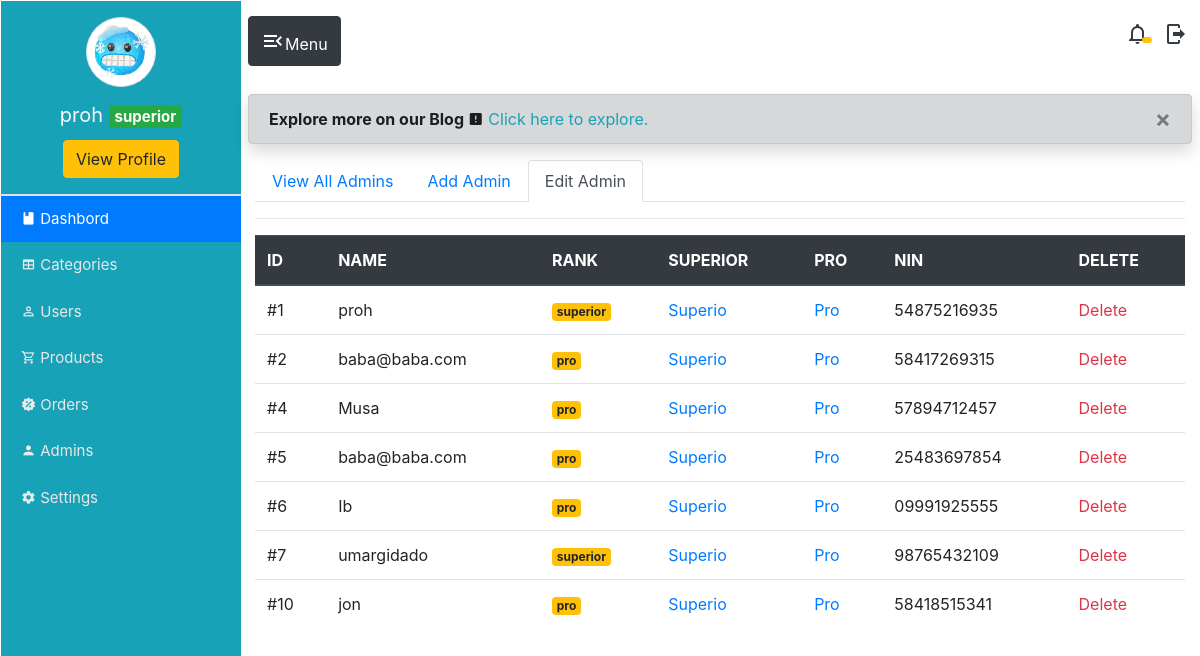
Page /admin/edit_admin.php (signed in) on the committed database.
### tables this page shows
CREATE TABLE `admin_list` (
  `admin_id` int(255) NOT NULL,
  `admin_name` varchar(255) NOT NULL,
  `admin_email` varchar(255) NOT NULL,
  `admin_image` text NOT NULL,
  `admin_rank` varchar(255) NOT NULL,
  `admin_phone` varchar(255) NOT NULL,
  `admin_password` varchar(22) NOT NULL,
  `admin_nin` varchar(11) NOT NULL
);

### admin/edit_admin.php (the view, shortened to what this page needs)
<?php include "includes/admin_header.php";
include "../includes/db.php";
?>
<?php include "includes/navigation.php" ?>
<div class="main">
    <div class="shadow alert alert-dark alert-dismissible fade show mx-2 my-2">
        <button type="button" class="close" data-dismiss="alert">&times;</button>
        <strong>Explore more on our Blog <span class="mdi mdi-alert-box"></span></strong>
        <a href="" class="text-info" style="text-decoration: none;">Click here to explore.</a>
    </div>
    <?php
    if (isset($_SESSION['admin_id'])) {
        $admin_id = $_SESSION['admin_id'];
        $query = "SELECT * FROM admin_list";
        $select_all_admins = mysqli_query($connection, $query);
    ?>
        <div class="container my-3">
            <ul class="nav nav-tabs">
                <li class="nav-item"><a href='admin.php' class='nav-link'>View All Admins</a>
                </li>
                <?php
                $rank_query = "SELECT * FROM admin_list WHERE admin_id = $admin_id";
                $select_all_admins_rank = mysqli_query($connection, $rank_query);
                while ($row = mysqli_fetch_assoc($select_all_admins_rank)) {
                    $admin_rank = $row['admin_rank'];
                    if ($admin_rank == 'superior') {
                        echo "<li class='nav-item'>
                            <a href='add_admin.php' class='nav-link'>Add Admin</a>
                        </li>";
                        echo "<li class='nav-item'>
                            <a href='edit_admin.php' class='nav-link active'>Edit Admin</a>
                        </li>";
                    } elseif ($admin_rank == 'pro') {
                        echo " ";
                    }
                }
                ?>
            </ul>
            <hr>
            <table class="table table-hover">
                <thead class="thead-dark text-light">
                    <th>ID</th>
                    <th>NAME</th>
                    <th>RANK</th>
                    <th>SUPERIOR</th>
                    <th>PRO</th>
                    <th>NIN</th>
                    <th>DELETE</th>
                </thead>
                <tbody>
                    <?php
                    while ($row = mysqli_fetch_assoc($select_all_admins)) {
                        $admin_id = $row['admin_id'];
                        $admin_name = $row['admin_name'];
                        $admin_rank = $row['admin_rank'];
                        $admin_nin = $row['admin_nin'];
                        echo "<tr>";
                        echo "<td>#$admin_id</td>";
                        echo "<td>$admin_name</td>";
                        echo "<td><span class='badge badge-warning'>$admin_rank</span></td>";
                        echo "<td><a href='edit_admin.php?admin_superior={$admin_id}'>Superio</a></td>";
                        echo "<td><a href='edit_admin.php?admin_pro={$admin_id}'>Pro</a></td>";
                        echo "<td>$admin_nin</td>";
                        echo "<td><a href='edit_admin.php?admin_delete={$admin_id}' class='text-danger'>Delete</a></td>";
                        echo "</tr>";
                    }
                    ?>
                </tbody>
            </table>
        </div>
    <?php
    }
    ?>
</div>
<?php include "includes/admin_footer.php" ?>

### admin/includes/navigation.php (shortened to what this page needs)
<div class="sidenav bg-info">
    <div class="topnav">
        <?php
        if (isset($_SESSION['admin_id'])) {
            $admin_id = $_SESSION['admin_id'];
            $query = "SELECT * FROM admin_list WHERE admin_id = {$admin_id}";
            $select_admin_query = mysqli_query($connection, $query);
            while ($row = mysqli_fetch_assoc($select_admin_query)) {
                $admin_name = $row['admin_name'];
                $admin_rank = $row['admin_rank'];
                $admin_image = $row['admin_image'];
                echo "<img src='../image/$admin_image' alt='Profile image' class='img img-thumbnail rounded-circle mx-auto mt-3' width=''>";
        ?>
                <h5 class="text-center font-weight-normal mx-auto mt-3 text-light">
                    <?php
                    echo $admin_name;
                    ?>
                    <span class="badge badge-success"><?php
                                                        echo $admin_rank;
                                                        ?>
                    </span>
                </h5>
                <?php
                echo "<a href='view_profile.php?u_id={$admin_id}' class='btn btn-warning mx-auto mt-1 '>View Profile</a>";
                ?>
    </div>
    <hr class="border">
    <div class="navmain mt-n3">
        <ul class="list-group list-group-flush">
            <a href="admin_dashboard.php" class="navlink">
                <li class="navlist list-group-item active">
                    <span class="mdi mdi-book"></span> Dashbord
                </li>
            </a>
            <a href="./categories.php" class="navlink">
                <li class="navlist list-group-item">
                    <span class="mdi mdi-table"></span> Categories
                </li>
            </a>
            <a href="./users.php" class="navlink">
                <li class="navlist list-group-item">
                    <span class="mdi mdi-account-outline"></span>
                    Users
                </li>
            </a>
            <a href="./products.php" class="navlink">
                <li class="navlist list-group-item">
                    <span class="mdi mdi-cart-outline"></span>
                    Products
                </li>
            </a>
            <a href="./orders.php" class="navlink">
                <li class="navlist list-group-item">
                    <span class="mdi mdi-sale"></span> Orders
                </li>
            </a>
            <a href="./admin.php" class="navlink">
                <li class="navlist list-group-item">
                    <span class="mdi mdi-account"></span> Admins
                </li>
            </a>
            <?php
                echo "<a href='settings.php?u_id={$admin_id}' class='navlink'>
                <li class='navlist list-group-item'>
                    <span class='mdi mdi-cog'></span> Settings
                </li>
            </a>";
            ?>
        </ul>
    </div>
</div>
<?php
            }
        }
?>

### admin/css/style.css (style rules this page uses)
.sidenav { width: 20%; margin: 1px; position: absolute; height: 100vh; position: fixed; }
.topnav { text-align: center; justify-content: center; display: grid; }
.img { border-radius: 90%!important; height: 70px; width: 70px }
.navmain { justify-content: center; }
.navlist { list-style-type: none; color: rgb(233, 233, 233); font-size: 15px; background-color: transparent; }
.main { width: 80%; float: right; position: relative; }
.nav-item { justify-content: space-around; list-style-type: none; }

### rows in the picture
admin_list: admin_image (picture), admin_name "proh", admin_rank "superior", shows "Add Admin", admin_id "1", admin_nin "54875216935"
admin_list: admin_id "2", admin_name "baba@baba.com", admin_rank "pro", admin_nin "58417269315"
admin_list: admin_id "4", admin_name "Musa", admin_rank "pro", admin_nin "57894712457"
admin_list: admin_id "5", admin_name "baba@baba.com", admin_rank "pro", admin_nin "25483697854"
admin_list: admin_id "6", admin_name "Ib", admin_rank "pro", admin_nin "09991925555"
admin_list: admin_id "7", admin_name "umargidado", admin_rank "superior", admin_nin "98765432109"
admin_list: admin_id "10", admin_name "jon", admin_rank "pro", admin_nin "58418515341"
